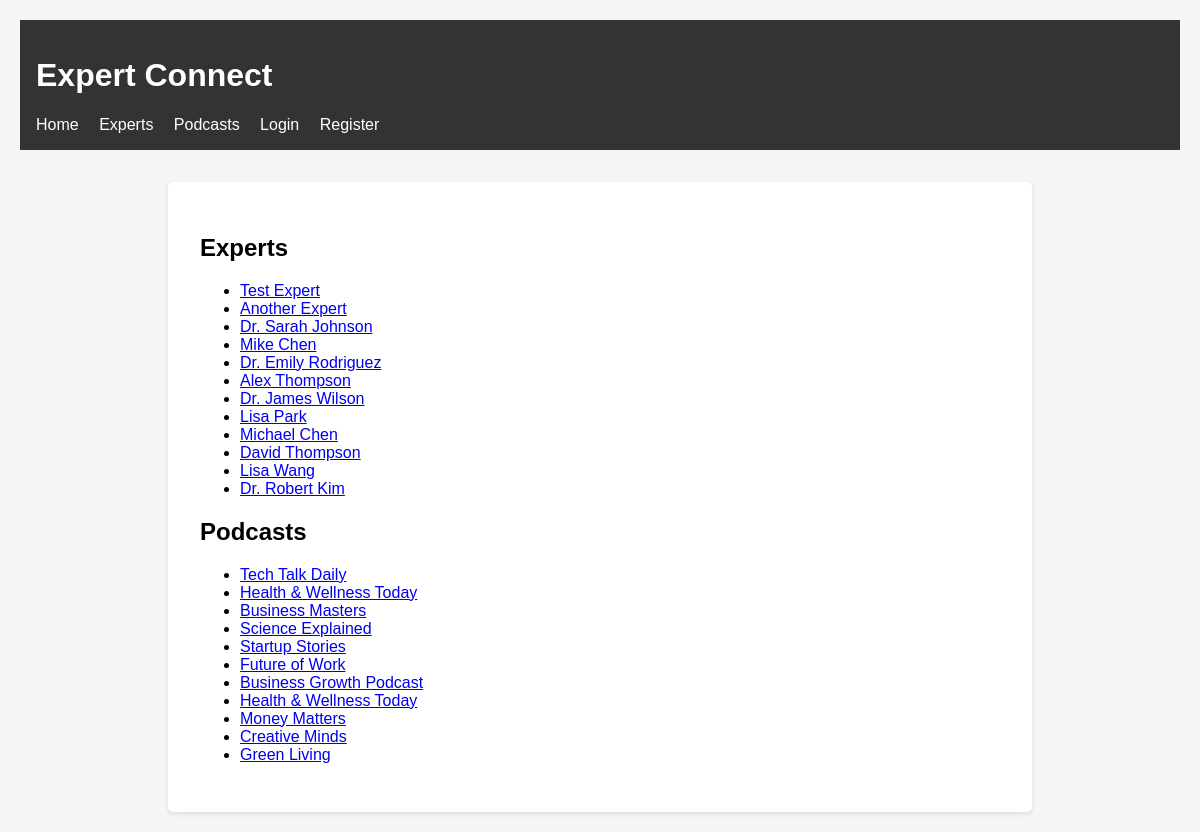
/profiles/, run on the app's committed database.
### expert_connect/core/models.py (models this page shows, shortened)
class ExpertProfile(models.Model):
    CATEGORY_CHOICES = [
        ('technology', 'Technology'),
        ('business', 'Business'),
        ('health', 'Health & Wellness'),
        ('education', 'Education'),
        ('finance', 'Finance'),
        ('marketing', 'Marketing'),
        ('design', 'Design & Creative'),
        ('science', 'Science'),
        ('environment', 'Environment'),
        ('psychology', 'Psychology'),
        ('legal', 'Legal'),
        ('real_estate', 'Real Estate'),
        ('fitness', 'Fitness & Sports'),
        ('cooking', 'Cooking & Food'),
        ('travel', 'Travel'),
        ('fashion', 'Fashion & Beauty'),
        ('music', 'Music & Arts'),
        ('parenting', 'Parenting'),
        ('career', 'Career Development'),
        ('spirituality', 'Spirituality'),
    ]
    user = models.OneToOneField(User, on_delete=models.CASCADE, primary_key=True)
    name = models.CharField(max_length=255)
    bio = models.TextField()
    image = models.ImageField(upload_to='expert_images/', null=True, blank=True, help_text="Upload your profile picture")
    category = models.CharField(max_length=20, choices=CATEGORY_CHOICES, default='technology')
    featured = models.BooleanField(default=False)

class PodcastProfile(models.Model):
    CATEGORY_CHOICES = [
        ('technology', 'Technology'),
        ('business', 'Business'),
        ('health', 'Health & Wellness'),
        ('education', 'Education'),
        ('finance', 'Finance'),
        ('marketing', 'Marketing'),
        ('design', 'Design & Creative'),
        ('science', 'Science'),
        ('environment', 'Environment'),
        ('psychology', 'Psychology'),
        ('legal', 'Legal'),
        ('real_estate', 'Real Estate'),
        ('fitness', 'Fitness & Sports'),
        ('cooking', 'Cooking & Food'),
        ('travel', 'Travel'),
        ('fashion', 'Fashion & Beauty'),
        ('music', 'Music & Arts'),
        ('parenting', 'Parenting'),
        ('career', 'Career Development'),
        ('spirituality', 'Spirituality'),
    ]
    user = models.OneToOneField(User, on_delete=models.CASCADE, primary_key=True)
    name = models.CharField(max_length=255)
    description = models.TextField()
    image = models.ImageField(upload_to='podcast_images/', null=True, blank=True, help_text="Upload your podcast cover image")
    category = models.CharField(max_length=20, choices=CATEGORY_CHOICES, default='technology')
    featured = models.BooleanField(default=False)

### expert_connect/core/views.py (the view)
# urls.py: path("profiles/", views.profile_list, name="profile_list"),
def profile_list(request):
    experts = ExpertProfile.objects.all()
    podcasts = PodcastProfile.objects.all()
    return render(request, "profile_list.html", {"experts": experts, "podcasts": podcasts})

### expert_connect/templates/profile_list.html
{% extends "base.html" %}
{% block content %}
<h2>Experts</h2>
<ul>
    {% for expert in experts %}
        <li><a href="{% url 'profile_detail' expert.user.id %}">{{ expert.name }}</a></li>
    {% endfor %}
</ul>
<h2>Podcasts</h2>
<ul>
    {% for podcast in podcasts %}
        <li><a href="{% url 'profile_detail' podcast.user.id %}">{{ podcast.name }}</a></li>
    {% endfor %}
</ul>
{% endblock %}

### expert_connect/templates/base.html (style rules this page uses)
body { font-family: Arial, sans-serif; margin: 0; padding: 20px; background-color: #f5f5f5; }

### data on the page
ExpertProfile: name "Test Expert"
ExpertProfile: name "Another Expert"
ExpertProfile: name "Dr. Sarah Johnson"
ExpertProfile: name "Mike Chen"
ExpertProfile: name "Dr. Emily Rodriguez"
ExpertProfile: name "Alex Thompson"
ExpertProfile: name "Dr. James Wilson"
ExpertProfile: name "Lisa Park"
ExpertProfile: name "Michael Chen"
ExpertProfile: name "David Thompson"
ExpertProfile: name "Lisa Wang"
ExpertProfile: name "Dr. Robert Kim"
PodcastProfile: name "Tech Talk Daily"
PodcastProfile: name "Health & Wellness Today"
PodcastProfile: name "Business Masters"
PodcastProfile: name "Science Explained"
PodcastProfile: name "Startup Stories"
PodcastProfile: name "Future of Work"
PodcastProfile: name "Business Growth Podcast"
PodcastProfile: name "Health & Wellness Today"
PodcastProfile: name "Money Matters"
PodcastProfile: name "Creative Minds"
PodcastProfile: name "Green Living"
